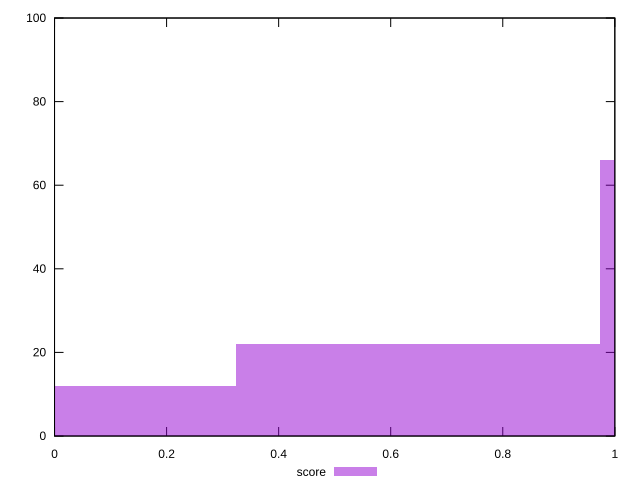

This chart was generated by the following gnuplot code:
reset

$score <<EOF
1.2972170120276554 66
0.6486085060138277 22
0 12
EOF

set key outside below
set boxwidth 0.6486085060138277
set xrange [0:1]
set yrange [0:100]
set trange [0:100]
set style fill transparent solid 0.5 noborder
set terminal svg size 640, 490 enhanced background rgb 'white'
set output "report_00015_2021-02-09T16-11-33.973Z/estimated-input-latency/samples/pages+cached+noadtech/score/histogram.svg"

plot $score title "score" with boxes

reset
